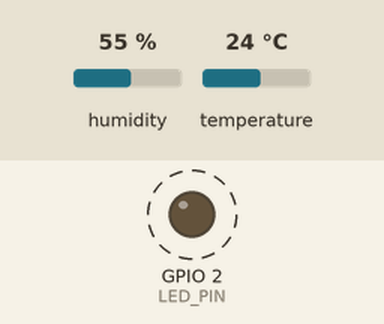
Recording of a sketch running on a simulated ESP32. Shown: output pins drawn as LEDs (lit = HIGH). Dashed ring = blinking. The test bench sets the inputs (shaded band); at power-on: humidity 55 %, temperature 24 °C. What the sketch prints to the serial monitor is not drawn.

Above: at 4.8 s.
4.9 s: humidity set to 22 %
11.4 s: temperature set to 12 °C
Timing chart, 0 to 21.9 s (numbered marks = the images above; inputs shaded):
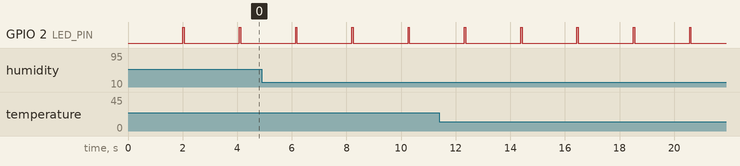

Measured:
- by itself, GPIO 2 (LED_PIN): alternates HIGH for 0.05 s and LOW for 2.0 s

The sketch:

DHT22_Test.ino
```cpp
/*
 * DHT22/AM2302 "Comfort Sense" Test Project
 * ----------------------------------------
 * This is a standalone diagnostic and monitoring project for the
 * CMU ASAIR ORIG DHT22/AM2302 sensor.
 *
 * Features:
 *  - Temperature & Humidity readings every 2 seconds.
 *  - Heat Index (Feels Like) calculation.
 *  - Comfort Level assessment (Too Cold, Comfortable, Too Hot, Humid).
 *  - Serial Plotter support.
 *  - Hardware health check with LED status.
 *
 * Wiring (DHT22 Front View - Pins left to right):
 *  - Pin 1 (VCC):  3.3V or 5V (3.3V recommended for ESP32)
 *  - Pin 2 (DATA): GPIO 4 (includes 10k Pull-up if using bare sensor)
 *  - Pin 3 (NC):   Not Connected
 *  - Pin 4 (GND):  GND
 */

#include "DHT.h"

// Configuration
#define DHTPIN 4           // Digital pin connected to the DHT sensor
#define DHTTYPE DHT22      // DHT 22 (AM2302), AM2321
#define LED_PIN 2          // ESP32 Build-in LED

DHT dht(DHTPIN, DHTTYPE);

void setup() {
  Serial.begin(115200);
  Serial.println(F("\n===================================="));
  Serial.println(F("     DHT22 Comfort Sense Test      "));
  Serial.println(F("====================================\n"));

  pinMode(LED_PIN, OUTPUT);

  dht.begin();
  Serial.println(F("DHT22 Sensor initialized..."));
}

void loop() {
  // Wait a few seconds between measurements (DHT22 needs ~2s)
  delay(2000);

  // Reading temperature or humidity takes about 250 milliseconds!
  float h = dht.readHumidity();
  // Read temperature as Celsius (the default)
  float t = dht.readTemperature();

  // Check if any reads failed and exit early (to try again).
  if (isnan(h) || isnan(t)) {
    Serial.println(F("[-] Failed to read from DHT sensor!"));
    digitalWrite(LED_PIN, LOW); // LED OFF on error
    return;
  }

  // Success indicator blink
  digitalWrite(LED_PIN, HIGH);
  delay(50);
  digitalWrite(LED_PIN, LOW);

  // Compute heat index in Celsius (isFahreheit = false)
  float hic = dht.computeHeatIndex(t, h, false);

  // --- Output for Human Readers ---
  Serial.print(F("[+] Humidity: "));
  Serial.print(h);
  Serial.print(F("%  |  Temperature: "));
  Serial.print(t);
  Serial.print(F("°C  |  Feels Like: "));
  Serial.print(hic);
  Serial.println(F("°C"));

  // --- Comfort Assessment ---
  Serial.print(F("    Status: "));
  if (t < 18) Serial.print(F("CHILLY ❄️"));
  else if (t > 28) Serial.print(F("HOT ☀️"));
  else if (h > 70) Serial.print(F("MUGGY/HUMID ⛱️"));
  else if (h < 30) Serial.print(F("DRY 🌵"));
  else Serial.print(F("COMFORTABLE ✅"));
  Serial.println(F("\n------------------------------------"));

  // --- Output for Serial Plotter (Optional) ---
  // To use: Tools > Serial Plotter
  // Serial.print(t); Serial.print(","); Serial.print(h); Serial.print(","); Serial.println(hic);
}
```
